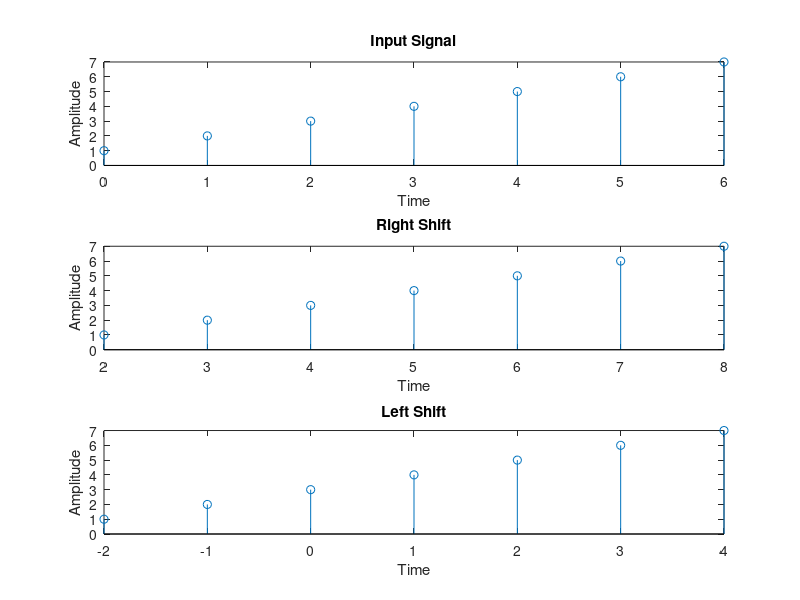

MATLAB code for this plot:
clc;
clear all;
close all;

n = 0:1:6;
x = [1, 2, 3, 4, 5, 6, 7];

nr = n + 2;
nl = n - 2;

subplot(3,1,1);
stem(n, x);
xlabel('Time');
ylabel('Amplitude');
title('Input Signal');

subplot(3,1,2);
stem(nr, x);
xlabel('Time');
ylabel('Amplitude');
title('Right Shift');

subplot(3,1,3);
stem(nl, x);
xlabel('Time');
ylabel('Amplitude');
title('Left Shift');
